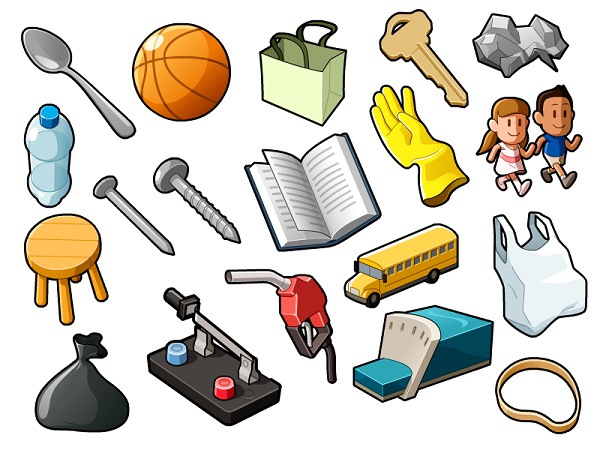
#> input picture counting_objects/objects.png, 600 x 450 px
$ jupyter execute 'Counting the Objects.ipynb'   (shell and % lines are left out)
#> lines starting #> are read from the running program, lines starting #| are printed output that depends on the picture; after the words box and inside, x2 and y2 are one past the last pixel; in counts of white or black regions, pixels touching at a corner belong together
[cell 1]
import imutils
import cv2
import matplotlib.pyplot as plt

[cell 2]
def show(img, title='Image'):
    cv2.imshow(title, img)

    if cv2.waitKey(0) == 27:
        cv2.destroyAllWindows()

[cell 3]
def countObjects(img):
#> called with img = 'objects.png'
    img = cv2.imread(img)
#> img is the input picture: shape (450, 600, 3); mean B, G, R 195.2, 207.2, 212
    gray = cv2.cvtColor(img, cv2.COLOR_BGR2GRAY)
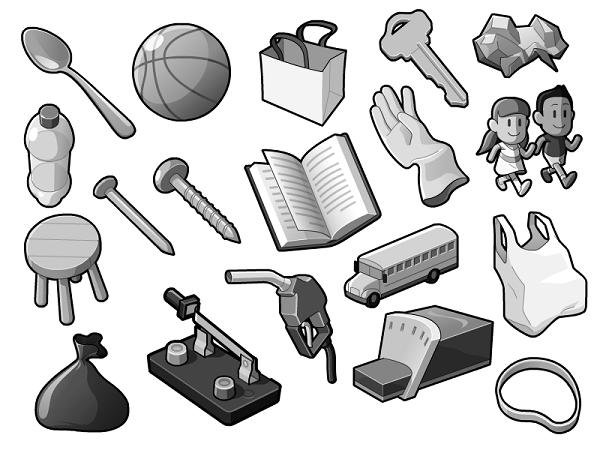
#> gray: shape (450, 600); min 0, max 255, mean 207.3
    thresh = cv2.threshold(gray, 100, 255, cv2.THRESH_BINARY_INV)[1]
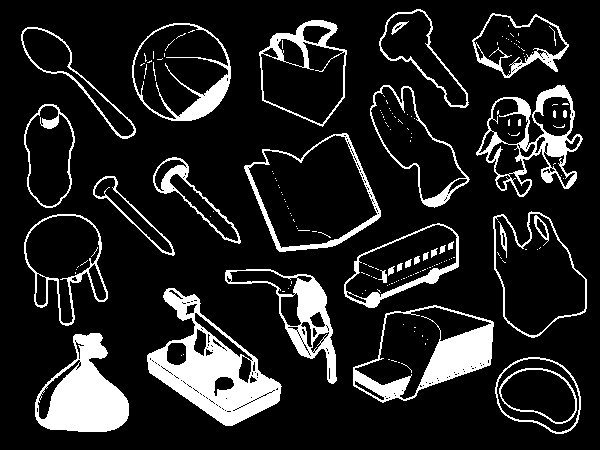
#> thresh: shape (450, 600); 13.9% white; 184 white regions (147 under 20 px)
    cnts = cv2.findContours(thresh.copy(), cv2.RETR_EXTERNAL, cv2.CHAIN_APPROX_NONE)
#> cnts = 19 contours; largest, box (x1, y1, x2, y2) and area: (244, 133, 381, 252) 10610, (353, 305, 494, 403) 8842, (147, 288, 282, 426) 8646, (493, 211, 587, 338) 7834, (132, 23, 231, 121) 7511
    cnts = imutils.grab_contours(cnts)
    output = img.copy()

    for c in cnts:
        cv2.drawContours(output, [c], -1, (0, 0, 255), 2)
#> this loop made 19 passes
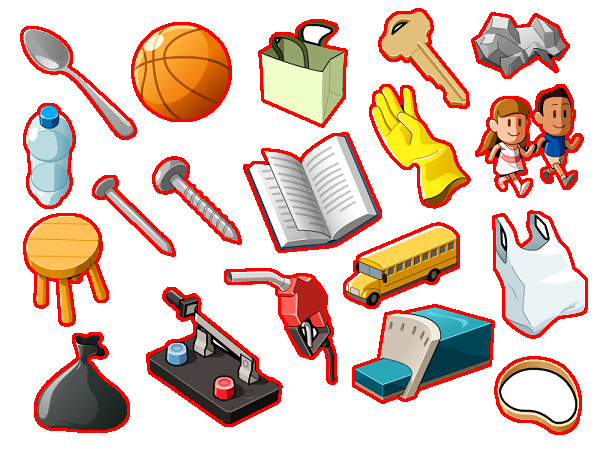
#> output: shape (450, 600, 3); 8.72% of pixels changed, all inside (x1, y1, x2, y2) = (20, 8, 588, 435)
    cv2.putText(output, f"Found {len(cnts)} objects", (15, 15), cv2.FONT_HERSHEY_DUPLEX, 0.5, (0, 255, 0), 2)
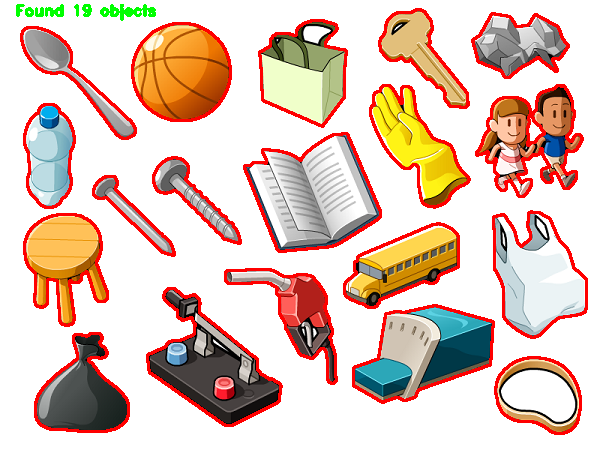
#> output: shape (450, 600, 3); 0.36% of pixels changed, all inside (x1, y1, x2, y2) = (16, 4, 156, 21)
    print(f"Objects found: {len(cnts)}")
#| Objects found: 19
    show(output)
#> (key Esc is pressed here)
    cv2.imwrite("Objects_counted.png", output)
